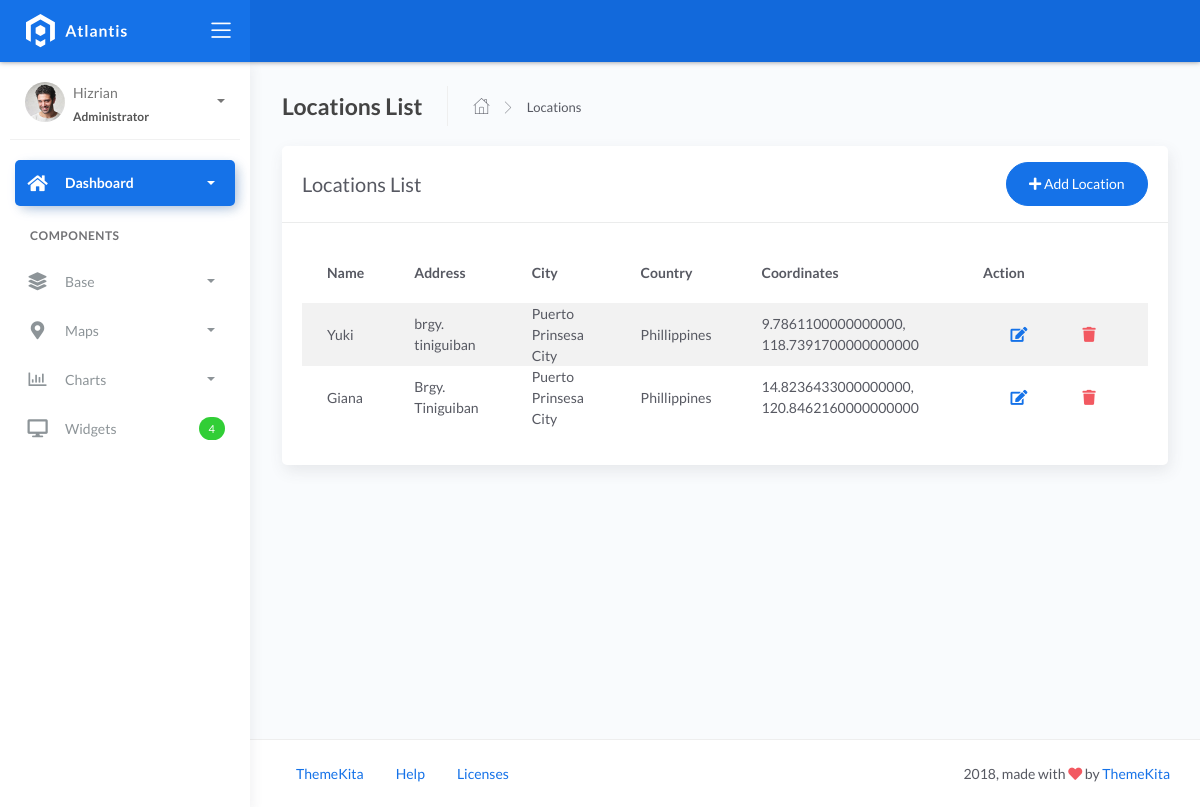
Page /locations/ on the committed database.
### fire/models.py (models this page shows)
class BaseModel(models.Model):
    created_at = models.DateTimeField(auto_now_add=True, db_index=True)
    updated_at = models.DateTimeField(auto_now=True)
    class Meta:
        abstract = True

class Locations(BaseModel):
    name = models.CharField(max_length=150)
    latitude = models.DecimalField(
        max_digits=22, decimal_places=16, null=True, blank=True)
    longitude = models.DecimalField(
        max_digits=22, decimal_places=16, null=True, blank=True)
    address = models.CharField(max_length=150)
    city = models.CharField(max_length=150)
    country = models.CharField(max_length=150)

### fire/views.py (the view)
# urls.py: path('locations/', LocationListView.as_view(), name='location_list'),
class LocationListView(ListView):
    model = Locations
    template_name = 'crud/locations/list.html'
    context_object_name = 'locations'
    def get_context_data(self, **kwargs):
        context = super().get_context_data(**kwargs)
        context['title'] = 'Locations List'
        return context

### templates/crud/locations/list.html (shortened to what this page needs)
{% extends 'base.html' %}
{% load static %}
{% block content %}
<div class="page-inner">
    <div class="page-header">
        <h4 class="page-title">{{ title }}</h4>
        <ul class="breadcrumbs">
            <li class="nav-home">
                <a href="{% url 'home' %}">
                    <i class="flaticon-home"></i>
                </a>
            </li>
            <li class="separator">
                <i class="flaticon-right-arrow"></i>
            </li>
            <li class="nav-item">
                <a href="#">Locations</a>
            </li>
        </ul>
    </div>
    <div class="row">
        <div class="col-md-12">
            <div class="card">
                <div class="card-header">
                    <div class="d-flex align-items-center">
                        <h4 class="card-title">Locations List</h4>
                        <a href="{% url 'location_create' %}" class="btn btn-primary btn-round ml-auto">
                            <i class="fa fa-plus"></i>
                            Add Location
                        </a>
                    </div>
                </div>
                <div class="card-body">
                    <div class="table-responsive">
                        <table id="basic-datatables" class="display table table-striped table-hover">
                            <thead>
                                <tr>
                                    <th>Name</th>
                                    <th>Address</th>
                                    <th>City</th>
                                    <th>Country</th>
                                    <th>Coordinates</th>
                                    <th style="width: 10%">Action</th>
                                </tr>
                            </thead>
                            <tbody>
                                {% for location in locations %}
                                <tr>
                                    <td>{{ location.name }}</td>
                                    <td>{{ location.address }}</td>
                                    <td>{{ location.city }}</td>
                                    <td>{{ location.country }}</td>
                                    <td>{{ location.latitude }}, {{ location.longitude }}</td>
                                    <td>
                                        <div class="form-button-action">
                                            <a href="{% url 'location_update' location.id %}" class="btn btn-link btn-primary btn-lg">
                                                <i class="fa fa-edit"></i>
                                            </a>
                                            <a href="{% url 'location_delete' location.id %}" class="btn btn-link btn-danger btn-lg" onclick="return confirm('Are you sure you want to delete this location?');">
                                                <i class="fa fa-trash"></i>
                                            </a>
                                        </div>
                                    </td>
                                </tr>
                                {% endfor %}
                            </tbody>
                        </table>
                    </div>
                </div>
            </div>
        </div>
    </div>
</div>
{% endblock %}

### rows in the picture
Locations: name "Yuki", address "brgy. tiniguiban", city "Puerto Prinsesa City", country "Phillippines", latitude "9.7861100000000000", longitude "118.7391700000000000"
Locations: name "Giana", address "Brgy. Tiniguiban", city "Puerto Prinsesa City", country "Phillippines", latitude "14.8236433000000000", longitude "120.8462160000000000"

### other values in the picture
{{ title }} "Locations List"
